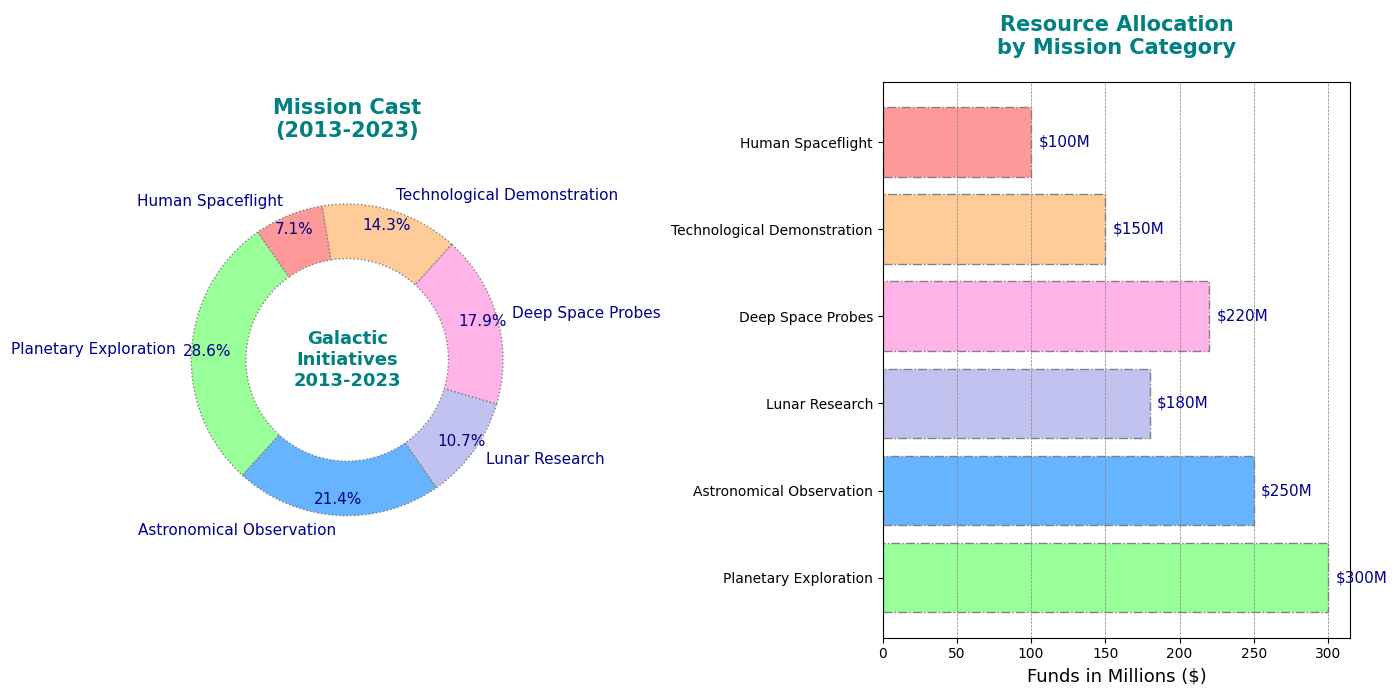

Write Python code to recreate this figure.
import matplotlib.pyplot as plt
import numpy as np

mission_types = ['Planetary Exploration', 'Astronomical Observation', 'Lunar Research', 
                 'Deep Space Probes', 'Technological Demonstration', 'Human Spaceflight']
mission_counts = [40, 30, 15, 25, 20, 10]
mission_budgets = [300, 250, 180, 220, 150, 100]

colors = ['#99ff99', '#66b3ff', '#c2c2f0', '#ffb3e6', '#ffcc99', '#ff9999']

fig, (ax1, ax2) = plt.subplots(1, 2, figsize=(14, 7),
                               gridspec_kw={'width_ratios': [1, 1.2]})

wedges, texts, autotexts = ax1.pie(
    mission_counts,
    labels=mission_types,
    autopct='%1.1f%%',
    startangle=125,
    colors=colors,
    pctdistance=0.9,
    wedgeprops=dict(width=0.35, edgecolor='gray', linestyle=':'),
    textprops={'fontsize': 11, 'color': 'darkblue'}
)

ax1.text(0, 0, 'Galactic\nInitiatives\n2013-2023',
         horizontalalignment='center', verticalalignment='center',
         fontsize=13, fontweight='bold', color='teal')

ax1.set_title("Mission Cast\n(2013-2023)",
              fontsize=15, fontweight='bold', color='teal', pad=20)

ax2.barh(mission_types, mission_budgets, color=colors, edgecolor='gray', linestyle='-.')
ax2.set_xlabel('Funds in Millions ($)', fontsize=13)
ax2.set_title("Resource Allocation\nby Mission Category",
              fontsize=15, fontweight='bold', color='teal', pad=20)

ax2.grid(True, linestyle='--', linewidth=0.5, color='gray', axis='x')

for i, (count, budget) in enumerate(zip(mission_counts, mission_budgets)):
    ax2.text(budget + 5, i, f'${budget}M', va='center', fontsize=11, color='darkblue')

plt.tight_layout()
plt.show()
